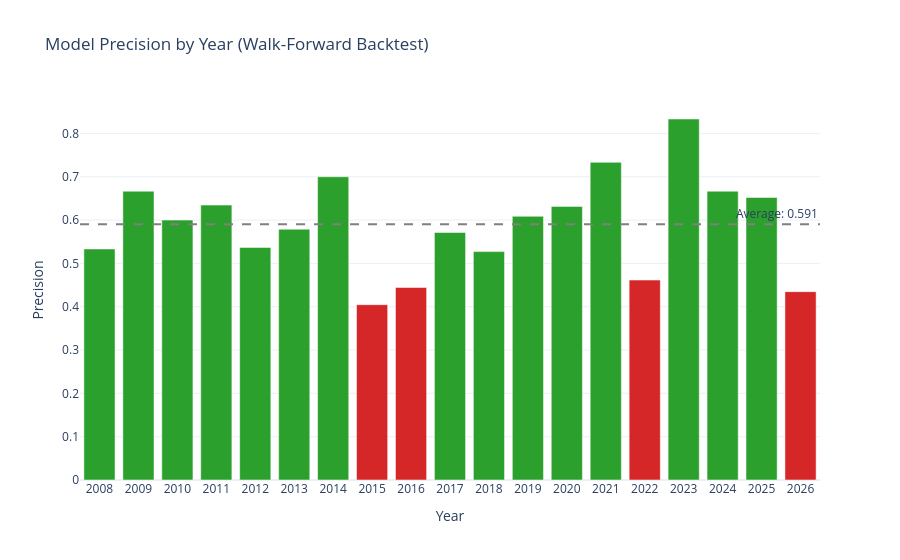

The code cell stored with this chart in its notebook:
### Markdown cell above
## Does the Model Hold Up Across Different Years?
A single overall precision score can hide a lot: a model might do well in calm years and fall apart in turbulent ones. Breaking precision down **by year** shows whether performance is stable or concentrated in a few easy periods.

Red bars mark years where precision was below 0.5 (worse than a coin flip), and the dashed line is the average across years. The final year is only partial, and years where the model made very few "up" calls give noisy scores, so individual bars should be read with care.

### Code cell
yearly_precision = (predictions
                    .groupby(predictions.index.year)[["Target", "Predictions"]]
                    .apply(lambda g: precision_score(g["Target"], g["Predictions"], zero_division=0))
                    .rename("Precision"))

fig = go.Figure(go.Bar(
    x=yearly_precision.index.astype(str),
    y=yearly_precision.values,
    marker_color=["#d62728" if p < 0.5 else "#2ca02c" for p in yearly_precision.values],
    hovertemplate="%{x}: %{y:.3f}<extra></extra>"
))
fig.add_hline(y=yearly_precision.mean(), line_dash="dash", line_color="gray",
              annotation_text=f"Average: {yearly_precision.mean():.3f}")
fig.update_layout(
    title=dict(text="Model Precision by Year (Walk-Forward Backtest)", font=dict(size=17)),
    xaxis_title="Year", yaxis_title="Precision",
    template="plotly_white", showlegend=False
)
fig.show()

### Figure 1 — Plotly figure (JSON) as saved in the notebook; plotly's stock layout.template omitted (floating-point values rounded to 4 significant figures)
{"data": [{"hovertemplate": "%{x}: %{y:.3f}<extra></extra>", "marker": {"color": ["#2ca02c", "#2ca02c", "#2ca02c", "#2ca02c", "#2ca02c", "#2ca02c", "#2ca02c", "#d62728", "#d62728", "#2ca02c", "#2ca02c", "#2ca02c", "#2ca02c", "#2ca02c", "#d62728", "#2ca02c", "#2ca02c", "#2ca02c", "#d62728"]}, "type": "bar", "x": ["2008", "2009", "2010", "2011", "2012", "2013", "2014", "2015", "2016", "2017", "2018", "2019", "2020", "2021", "2022", "2023", "2024", "2025", "2026"], "y": [0.5333, 0.6667, 0.6, 0.6346, 0.5368, 0.5789, 0.7, 0.4048, 0.4444, 0.5714, 0.5273, 0.6087, 0.6316, 0.7333, 0.4615, 0.8333, 0.6667, 0.6522, 0.4348]}], "layout": {"annotations": [{"showarrow": false, "text": "Average: 0.591", "x": 1, "xanchor": "right", "xref": "x domain", "y": 0.5905, "yanchor": "bottom", "yref": "y"}], "shapes": [{"line": {"color": "gray", "dash": "dash"}, "type": "line", "x0": 0, "x1": 1, "xref": "x domain", "y0": 0.5905, "y1": 0.5905, "yref": "y"}], "showlegend": false, "title": {"font": {"size": 17}, "text": "Model Precision by Year (Walk-Forward Backtest)"}, "xaxis": {"title": {"text": "Year"}}, "yaxis": {"title": {"text": "Precision"}}}}
